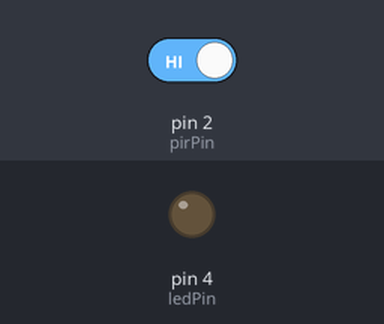
Bench run of a sketch on a simulated Arduino Uno, built with avr-gcc and run on an emulated ATmega328P. On the bench: output pins drawn as LEDs (lit = HIGH). The test bench sets the inputs (shaded band); at power-on: pin 2 (pirPin) HIGH. What the sketch prints to the serial monitor is not drawn.

Above: at 6.2 s.
6.3 s: pin 2 (pirPin) driven LOW
At 7.5 s:
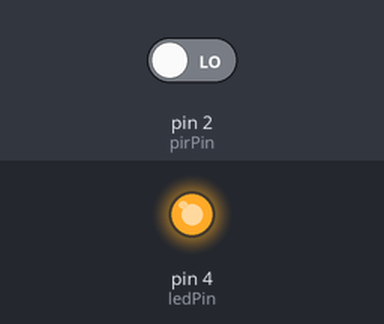
7.8 s: pin 2 (pirPin) driven HIGH
At 8.7 s:
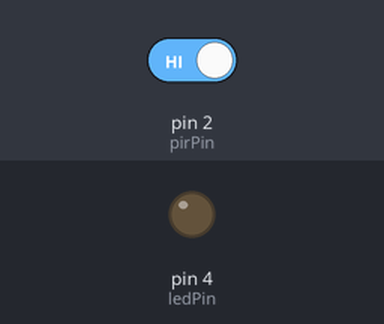
Timing chart, 0 to 10.8 s (numbered marks = the images above; inputs shaded):
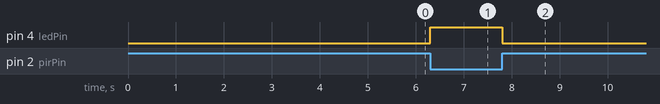

Measured:
- after the input at 6.3 s, pin 4 (ledPin): LOW → HIGH at once
- after the input at 7.8 s, pin 4 (ledPin): HIGH → LOW at once

The sketch:

hum_a.ino
```cpp
const int ledPin = 4;
const int pirPin = 2;


void setup() {
  // put your setup code here, to run once:
  // シリアル通信速度
  Serial.begin(9600);
  pinMode(ledPin, OUTPUT);
  delay(5000);
}

void loop() {
  // put your main code here, to run repeatedly:
  if (digitalRead(pirPin) == LOW) {
    digitalWrite(ledPin, HIGH);
    Serial.write(1);
    Serial.println(1);         // シリアル通信でカウンターの値をPCに送信
    delay(100);
  } else {
    digitalWrite(ledPin, LOW);
    Serial.write(0);
    Serial.println(0);         // シリアル通信でカウンターの値をPCに送信
    delay(100);
  }
}
```
